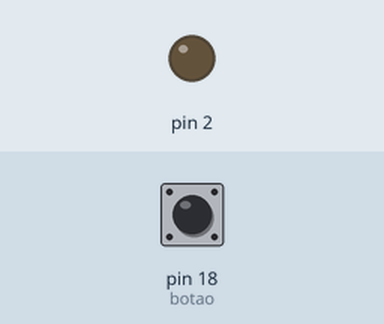
This sketch was run on a simulated Arduino Uno, built with avr-gcc and run on an emulated ATmega328P. Shown: output pins drawn as LEDs (lit = HIGH). Inputs (shaded band) come from the test bench; at power-on: pin 18 (botao) HIGH.

Above: at 1.2 s.
1.3 s: pin 18 (botao) pulled LOW for 0.15 s
At 1.37 s:
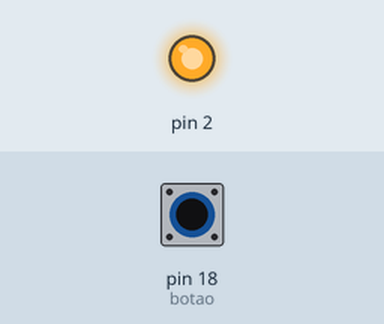
2.9 s: pin 18 (botao) pulled LOW for 3.2 s
At 7.1 s:
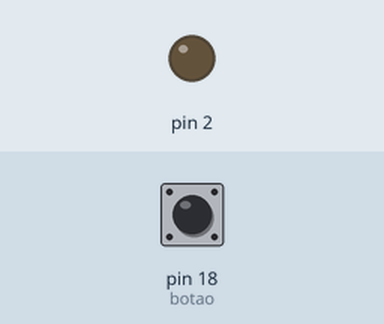
Timing chart, 0 to 8.6 s (numbered marks = the images above; inputs shaded):
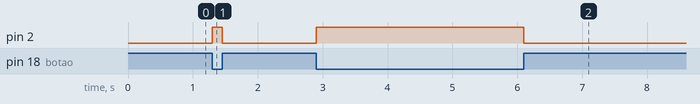

Measured:
- after the input at 1.3 s, pin 2: LOW → HIGH at once, → LOW 0.15 s later
- after the input at 2.9 s, pin 2: LOW → HIGH at once, → LOW 3.2 s later

The sketch:

sketch_february19a.ino
```cpp
int botao = 18;

void setup() {
// put your setup code here, to run once:
    pinMode(2, OUTPUT);
    pinMode(botao, INPUT_PULLUP);
}

void loop() {
// put your main code here, to run repeatedly:
    if(digitalRead(botao) == LOW){
        digitalWrite(2, HIGH);
    }else{
        digitalWrite(2, LOW);
    }
}
```
